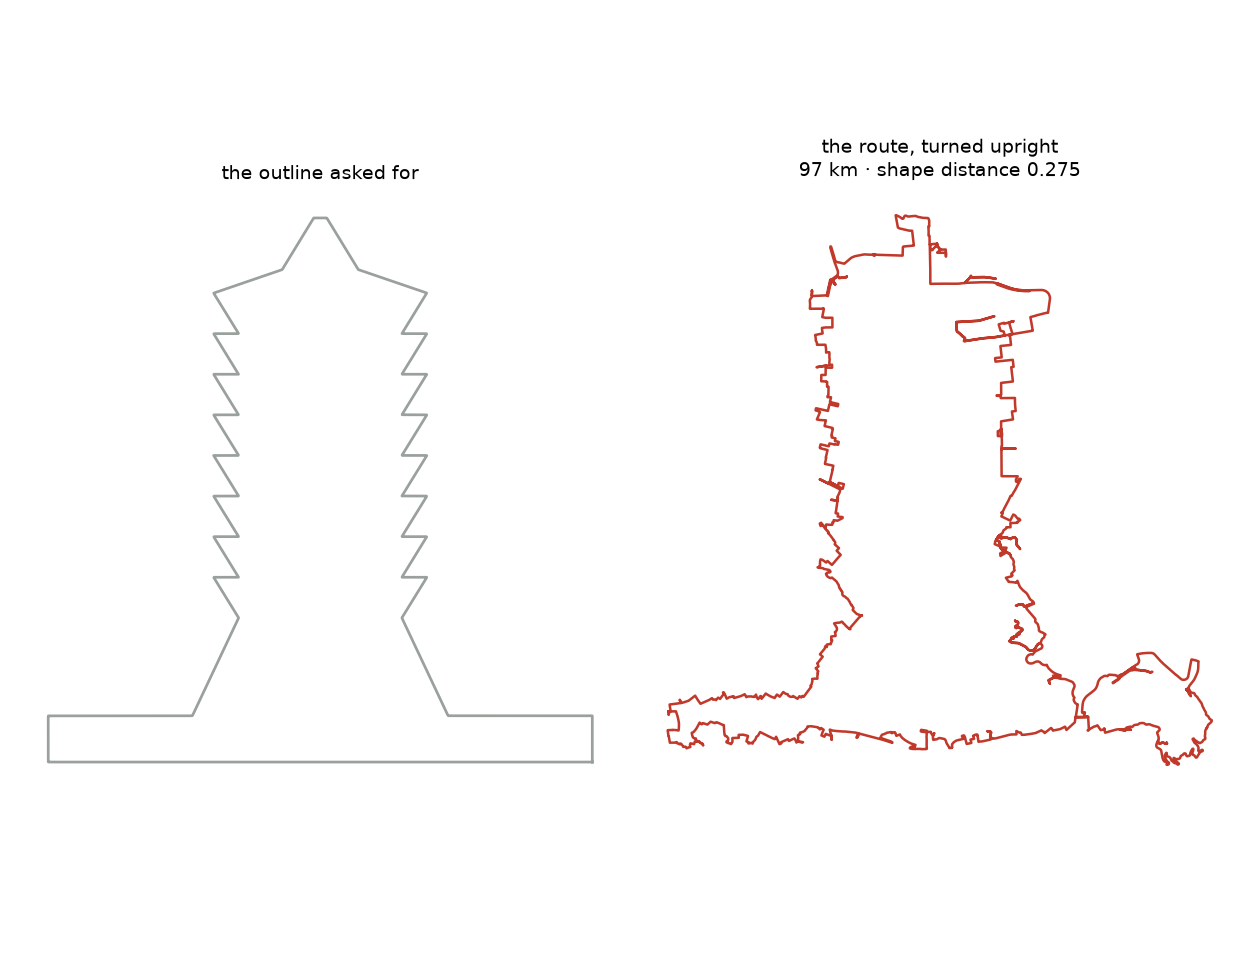

The script that saved this image:
"""
Fit Taipei 101 to Taipei's bike network, and find out n_min rings.

101 was chosen over the Mona Lisa on POC 20's finding: this pipeline draws
shapes whose identity is in their outline, and a stepped tower is that case in
its purest form. Nobody recognises 101 by its shading.

It also turned up a fault in how n_min is computed. The rule is "the smallest n
from which the loss stays below tolerance for ALL larger n", chosen so a lucky
alignment cannot be mistaken for convergence. On 101 the loss crosses the
tolerance at about 176 points and then RINGS - dipping under, popping back over
at 200, 208, 280 and 316 - because the sample count beats against the sixteen
repeated module steps. The strict rule reads the last crossing and returns 320,
nearly double.

So 101 costs about 62 km, not the 113 km the rule reports. The difference is
aliasing, not detail. Any shape with repeated fine structure - a gear, a comb,
a skyline - will do the same thing, and the rule needs a ringing tolerance
rather than a hard "all larger n".

Upright only. A tilted building is not that building, the same constraint POC
12 measured for text.

Run:  python poc21_taipei101.py
Out:  poc21_taipei101.png, poc21_taipei101.json, gpx/taipei101.gpx
"""

from __future__ import annotations

import json
from pathlib import Path

import matplotlib
matplotlib.use("Agg")
import matplotlib.pyplot as plt
import numpy as np
from pyproj import Transformer

import route_feasibility as rf
import shape_library as sl
from heart_route_poc import download_walk_graph
from heart_route_poc2 import NoRouteFoundError
from heart_route_poc3 import (GRID_STEP_M, MIN_SEPARATION_M, SEARCH_LAT,
                              SEARCH_LON, build_center_grid, build_street_index,
                              place_shape, select_candidates)
from poc6_shapes import coarse_scan, refine
from poc15_big_network import HALF_SIZE_M
from poc15_wiggle import wander
from route_export import write_gpx
from shape_library import resample_by_arclength
from shape_metrics import alignment_angle
from taipei101 import outline

POINTS = 176               # where the loss first crosses, before the ringing
MODE = "bike"
ROTATIONS_DEG = (0.0,)     # a tilted building is not that building
N_CANDIDATES = 3
OUT_PNG = Path(__file__).with_name("poc21_taipei101.png")
OUT_JSON = Path(__file__).with_name("poc21_taipei101.json")


def main() -> None:
    cfg = rf.MODES[MODE]
    sl.register("taipei101", outline())
    dense = resample_by_arclength("taipei101", 4000)
    perimeter = float(np.hypot(*np.diff(np.vstack([dense, dense[:1]]), axis=0).T).sum())
    width_m = POINTS * cfg["street_scale_m"] / perimeter
    print(f"101 at {POINTS} points: {width_m / 1000:.1f} km wide, "
          f"predicted {POINTS * cfg['street_scale_m'] * cfg['detour'] / 1000:.0f} km",
          flush=True)

    graph = download_walk_graph(SEARCH_LAT, SEARCH_LON, HALF_SIZE_M, mode=MODE)
    to_proj = Transformer.from_crs("EPSG:4326", graph.graph["crs"], always_xy=True)
    region = np.array(to_proj.transform(SEARCH_LON, SEARCH_LAT))
    tree = build_street_index(graph)

    margin = max(300.0, HALF_SIZE_M - width_m * 0.75)
    centers, _, _ = build_center_grid(region, margin, GRID_STEP_M)
    scored = coarse_scan(tree, centers, "taipei101", width_m, ROTATIONS_DEG)
    viable = int(np.isfinite(scored["score"]).sum())
    print(f"  {len(centers)} placements, {viable} viable", flush=True)
    if viable == 0:
        OUT_JSON.write_text(json.dumps({"status": "no placement",
                                        "width_m": width_m, "points": POINTS}))
        print("  no placement fits")
        return

    best = None
    for row in select_candidates(scored, N_CANDIDATES, MIN_SEPARATION_M):
        centre = np.array([row["x"], row["y"]])
        try:
            fit = refine(graph, "taipei101", centre, row["rotation"], width_m,
                         points=POINTS)
        except NoRouteFoundError:
            continue
        if fit is None:
            continue
        fit["wander"] = wander(
            fit["route_xy"],
            place_shape(np.vstack([dense, dense[:1]]), centre, width_m, 0.0))
        print(f"  candidate: distance {fit['distance']:.3f}, "
              f"wander {fit['wander']:.3f}, {fit['metrics']['route_km']:.1f} km",
              flush=True)
        if best is None or fit["distance"] < best["distance"]:
            best = fit
    if best is None:
        OUT_JSON.write_text(json.dumps({"status": "no route"}))
        print("  no route")
        return

    template = place_shape(np.vstack([dense, dense[:1]]),
                           best["centre_xy"], width_m, 0.0)
    upright = alignment_angle(best["route_xy"], template)
    gpx_dir = Path(__file__).with_name("gpx")
    gpx_dir.mkdir(exist_ok=True)
    write_gpx(best, graph.graph["crs"], gpx_dir / "taipei101.gpx",
              "台北101路線", "taipei101", MODE)

    result = {"status": "ok", "points": POINTS, "width_m": width_m,
              "distance": best["distance"], "wander": best["wander"],
              "route_km": best["metrics"]["route_km"], "upright_deg": upright}
    OUT_JSON.write_text(json.dumps(result, indent=2))
    print(json.dumps(result, indent=2))

    theta = np.radians(upright)
    rot = np.array([[np.cos(theta), -np.sin(theta)], [np.sin(theta), np.cos(theta)]])
    fig, (ax1, ax2) = plt.subplots(1, 2, figsize=(9, 7))
    ideal = np.vstack([dense, dense[:1]])
    ax1.plot(ideal[:, 0], ideal[:, 1], lw=1.4, color="#9aa09c")
    ax1.set_title("the outline asked for", fontsize=10)
    xy = (best["route_xy"] - best["route_xy"].mean(axis=0)) @ rot.T
    ax2.plot(xy[:, 0], xy[:, 1], lw=1.3, color="#c0392b")
    ax2.set_title(f"the route, turned upright\n{best['metrics']['route_km']:.0f} km · "
                  f"shape distance {best['distance']:.3f}", fontsize=10)
    for ax in (ax1, ax2):
        ax.set_aspect("equal")
        ax.axis("off")
    fig.tight_layout()
    fig.savefig(OUT_PNG, dpi=140)


if __name__ == "__main__":
    main()
